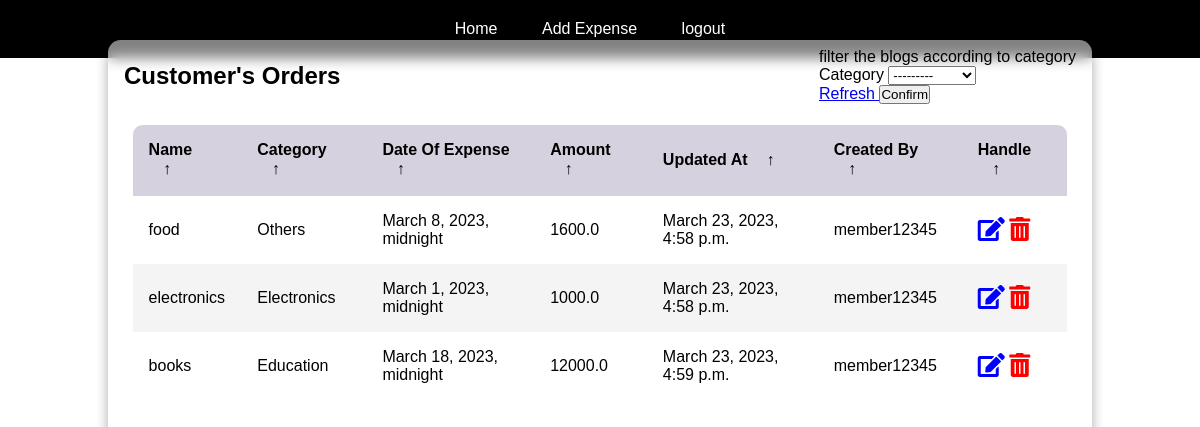
/expenses/ (signed in), run on the app's committed database.
### myexpenses/models.py (models this page shows)
class UserExpenses(models.Model):
    Category=(('Health','Health'),
    ('Electronics','Electronics'),
    (' Travel',' Travel'),
    ('Education','Education'),
    ('Books','Books'),
    ('Others','Others'))
    owner=models.ForeignKey(User,null=True,blank=True,on_delete=models.CASCADE,related_name='expenses')
    Name=models.CharField(max_length=20)
    Date_of_Expense=models.DateTimeField(auto_now_add=False)
    Category=models.CharField(max_length=200,choices=Category)
    Description=models.TextField(null=True,blank=True)
    Amount=models.FloatField(default=0,null=True,blank=True)
    Created=models.DateTimeField(default=timezone.now, editable=False, blank=True)
    Updated=models.DateTimeField(auto_now_add=True)

class User(AbstractUser):
    id = models.UUIDField(default=uuid.uuid4 , unique=True ,primary_key=True,editable=False)
    is_admin= models.BooleanField('Is admin', default=False)
    is_member = models.BooleanField('Is member', default=False)

### myexpenses/views.py (the view)
# urls.py: path('expenses/',views.UserExpensesList,name="expenses"),
@login_required(login_url='login')
def UserExpensesList(request):
    form=CategoryForm()
    profile =request.user
    if profile.is_admin:
        if request.method=='POST':
            expobj=UserExpenses.objects.filter(Category=request.POST['Category'])
        else:
            expobj=UserExpenses.objects.all()
    else:
        if request.method=='POST':
            expobj=profile.expenses.filter(Category=request.POST['Category'])
        else:
            expobj=profile.expenses.all()
    return render(request,'expenses.html',{'expenses':expobj,'form':form})

### myexpenses/forms.py
class CategoryForm(ModelForm):
    class Meta:
        model=UserExpenses
        fields=['Category']
    def __init__(self,*args,**kwargs):
        super(CategoryForm, self).__init__(*args,**kwargs)
        for name,field in self.fields.items():
            field.widget.attrs.update({'class':'input'})

### templates/expenses.html (shortened to what this page needs)
 <!DOCTYPE html>
 {% load static %}
 <html lang="en" title="Coding design">
 <head>
     <link rel="stylesheet" href="https://cdnjs.cloudflare.com/ajax/libs/font-awesome/5.15.3/css/all.min.css" />
     <link rel="stylesheet" href="{% static 'exCSS/style.css' %}">
 </head>
 <body>
    <nav class="navbar">
        <ul>
          <li><a href="#">Home</a></li>
          <li><a href="{% url 'addexpense' %}">Add Expense</a></li>
          {% if request.user.is_authenticated %}
          <li><a href="{% url 'logout' %}">logout</a></li>
          {% else %}
          <li><a href="{% url 'login' %}">login</a></li>
          {% endif %}
        </ul>
      </nav>
     <main class="table">
         <section class="table__header">
             <h1>Customer's Orders</h1>
             <form class="form" action="" method="POST">
                <p>filter the blogs according to category</p>
                {% for field in form %}
                            <div class="form__field">
                                <label for="formInput#text">{{field.label}}</label>
                                {{field}}
                            </div>
                            {% endfor %}
                <a class="btn btn--sub btn--lg  my-md" href="{% url 'expenses' %}"> Refresh </a>
                <input class="btn btn--sub btn--lg  my-md" type="submit" value="Confirm" />
            </form>
         </section>
         <section class="table__body">
             <table>
                 <thead>
                     <tr>
                         <th> Name <span class="icon-arrow">&UpArrow;</span></th>
                         <th> Category <span class="icon-arrow">&UpArrow;</span></th>
                         <th> Date of Expense <span class="icon-arrow">&UpArrow;</span></th>
                         <th> Amount <span class="icon-arrow">&UpArrow;</span></th>
                         <th> Updated At <span class="icon-arrow">&UpArrow;</span></th>
                         <th> Created by <span class="icon-arrow">&UpArrow;</span></th>
                         <th> Handle <span class="icon-arrow">&UpArrow;</span></th>
                     </tr>
                 </thead>
                 <tbody>
                    {% for expense in expenses %}
                     <tr>
                         <td> {{expense.Name}} </td>
                        <td>{{expense.Category}}</td>
                         <td> {{expense.Date_of_Expense}} </td>
                         <td> {{expense.Amount}}</td>
                         <td> {{expense.Updated}}</td>
                         <td> {{expense.owner.username}}</td>
                         <td>
                            {% if request.user.is_member%}
                            <a href="{% url 'updateexpense' expense.id %}"><span class="update-icon"><i class="fas fa-edit"></i></span></a>
                            <a href="{% url 'deleteexpense' expense.id %}"><span class="delete-icon"><i class="fas fa-trash-alt"></i></span></a>
                            {% endif %}
                        </td>
                     </tr>
                    {% endfor %}
                 </tbody>
             </table>
         </section>
     </main>
 </body>
 </html>

### static/exCSS/style.css (style rules this page uses)
* { margin: 0; padding: 0; box-sizing: border-box; font-family: sans-serif; }
body { min-height: 100vh; background: url(images/html_table.jpg) center / cover; display: flex; justify-content: center; align-items: center; }
main.table { width: 82vw; height: 90vh; background-color: #fff5; backdrop-filter: blur(7px); box-shadow: 0 .4rem .8rem #0005; border-radius: .8rem; overflow: hidden; }
.table__header { width: 100%; height: 10%; background-color: #fff4; padding: .8rem 1rem; display: flex; justify-content: space-between; align-items: center; }
.table__body { width: 95%; max-height: calc(89% - 1.6rem); background-color: #fffb; margin: .8rem auto; border-radius: .6rem; overflow: auto; overflow: overlay; }
table { width: 100%; }
table, th, td { border-collapse: collapse; padding: 1rem; text-align: left; }
thead th { position: sticky; top: 0; left: 0; background-color: #d5d1defe; cursor: pointer; text-transform: capitalize; }
tbody tr:nth-child(even) { background-color: #0000000b; }
tbody tr { --delay: .1s; transition: .5s ease-in-out var(--delay), background-color 0s; }
tbody tr td, tbody tr td p, tbody tr td img { transition: .2s ease-in-out; }
thead th span.icon-arrow { display: inline-block; width: 1.3rem; height: 1.3rem; border-radius: 50%; border: 1.4px solid transparent; text-align: center; font-size: 1rem; margin-left: .5rem; transition: .2s ease-in-out; }
.navbar { position: fixed; top: 0; left: 0; width: 100%; background-color: black; color: white; padding: 10px; display: flex; justify-content: center; align-items: center; }
.navbar ul { list-style-type: none; margin: 0 0 0 0; padding: 0; }
.navbar li { display: inline-block; margin-right: 20px; }
.navbar li a { display: block; color: white; text-align: center; text-decoration: none; padding: 10px; }
.update-icon { color: blue; font-size: 24px; }
.delete-icon { color: red; font-size: 24px; }

### data on the page
UserExpenses: Name "food", Category "Others", Date_of_Expense "March 8, 2023, midnight", Amount "1600.0", Updated "March 23, 2023, 4:58 p.m.", owner.username "member12345"
UserExpenses: Name "electronics", Category "Electronics", Date_of_Expense "March 1, 2023, midnight", Amount "1000.0", Updated "March 23, 2023, 4:58 p.m.", owner.username "member12345"
UserExpenses: Name "books", Category "Education", Date_of_Expense "March 18, 2023, midnight", Amount "12000.0", Updated "March 23, 2023, 4:59 p.m.", owner.username "member12345"

### other printed values
{{ field.label }} "Category"
